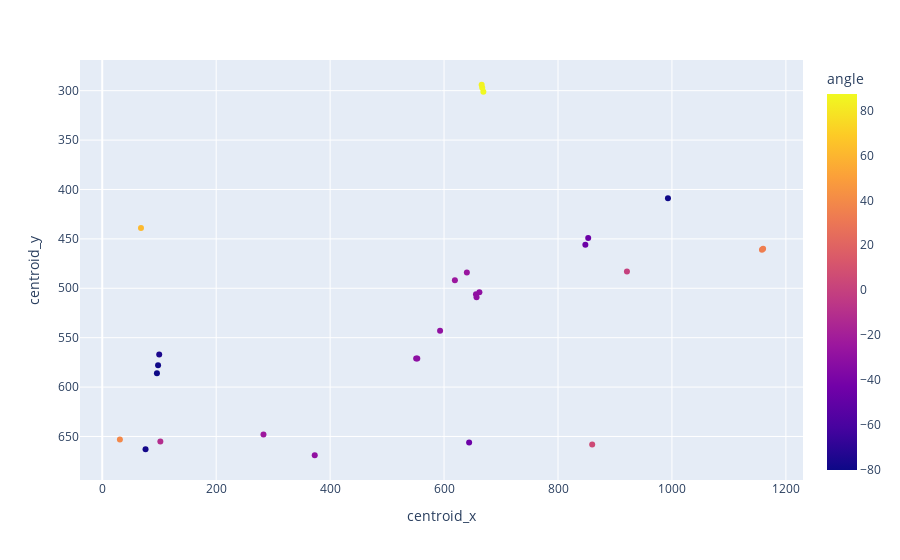

The notebook cell this image was saved under:
### Code cell
fig = px.scatter(df.query("frame == 0"), x="centroid_x", y="centroid_y", color="angle")
fig.update_yaxes(autorange="reversed")
fig.show()

### Figure 1 — Plotly figure (JSON) as saved in the notebook; plotly's stock layout.template omitted (floating-point values rounded to 4 significant figures)
{"data": [{"hovertemplate": "centroid_x=%{x}<br>centroid_y=%{y}<br>angle=%{marker.color}<extra></extra>", "legendgroup": "", "marker": {"color": [5.389, 87.51, 86.63, -29.05, 85.24, -79.7, 61.34, -30.96, -80.29, 34.03, 0, -30.96, 38.99, 33.86, -46.12, -25.67, -30.11, -45, -24.78, -11.31, -79.75, -30.17, -23.78, -29.4, -75.62, -78.18, -45.67, -30.07], "coloraxis": "coloraxis", "symbol": "circle"}, "mode": "markers", "name": "", "orientation": "v", "showlegend": false, "type": "scatter", "x": [860, 669, 667, 593, 666, 993, 68, 551, 96, 1158, 921, 553, 31, 1160, 848, 640, 656, 644, 619, 102, 98, 657, 283, 373, 100, 76, 853, 662], "xaxis": "x", "y": [658, 301, 297, 543, 294, 409, 439, 571, 586, 461, 483, 571, 653, 460, 456, 484, 506, 656, 492, 655, 578, 509, 648, 669, 567, 663, 449, 504], "yaxis": "y"}], "layout": {"coloraxis": {"colorbar": {"title": {"text": "angle"}}, "colorscale": [[0, "#0d0887"], [0.1111, "#46039f"], [0.2222, "#7201a8"], [0.3333, "#9c179e"], [0.4444, "#bd3786"], [0.5556, "#d8576b"], [0.6667, "#ed7953"], [0.7778, "#fb9f3a"], [0.8889, "#fdca26"], [1, "#f0f921"]]}, "legend": {"tracegroupgap": 0}, "margin": {"t": 60}, "xaxis": {"anchor": "y", "domain": [0, 1], "title": {"text": "centroid_x"}}, "yaxis": {"anchor": "x", "autorange": "reversed", "domain": [0, 1], "title": {"text": "centroid_y"}}}}
